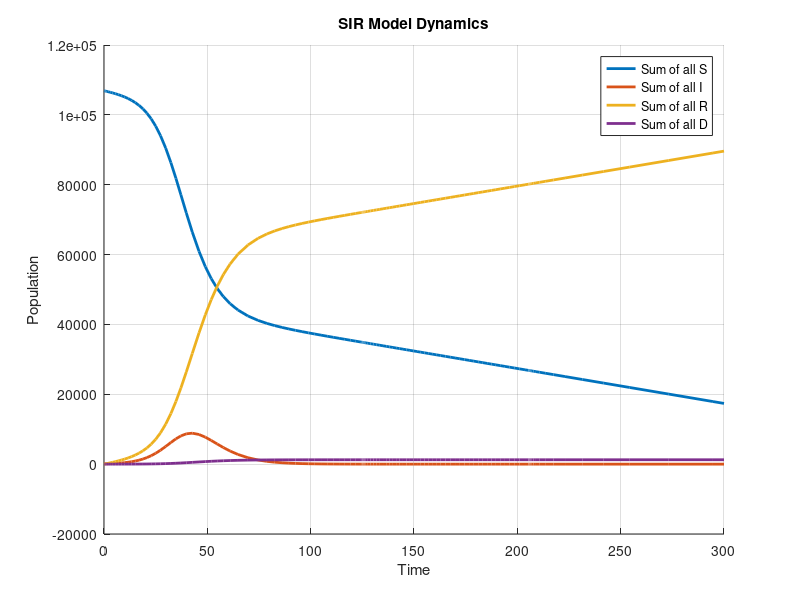

MATLAB code for this plot:
% SIR Model
close all
clc
clear

% Define the system of ODEs in a separate file named myThreeODE.m
function dydt = myODE(t, y)
    S_1 = y(1);
    S_2 = y(2);
    S_3 = y(3);
    S_4 = y(4);
    I_1 = y(5);
    I_2 = y(6);
    I_3 = y(7);
    I_4 = y(8);
    R_1 = y(9);
    R_2 = y(10);
    R_3 = y(11);
    R_4 = y(12);
    D_1 = y(13);
    D_2 = y(14);
    D_3 = y(15);
    D_4 = y(16);

    beta_1 = 2.5e-6; % infection likelihood 2.8e-4*2.5
    beta_2 = 5e-6; %1.87e-5*2.5
    beta_3 = 3e-6; %9.35e-6*2.5
    beta_4 = 5e-7; % 4.67e-6*2.5
    gamma_1 = 0.9987/5; % recovery rate from Omega
    gamma_2 = 0.997/5;
    gamma_3 = 0.957/5;
    gamma_4 = 0.886/5;
    nat_death_1 = 0; %0.0015/365; % natural death rate
    nat_death_2 = 0; %0.0016/365;
    nat_death_3 = 0; %0.0076/365;
    nat_death_4 = 0; %0.0755/365;
    I = I_1 + I_2 + I_3 + I_4;
    V = 3000/30;
    V_1 = 0;
    V_2 = 0;
    V_3 = 0;
    V_4 = 0;
    if S_1 > V
        V_1 = V;
    elseif S_2 > V
        V_2 = V;
    elseif S_3 > V
        V_3 = V;
    elseif S_4 > V
        V_4 = V;
    end
    dydt = [-1*beta_1*S_1 * I-1*nat_death_1*(S_1)-V_1;
        -1*beta_2*S_2 * I-1*nat_death_2*(S_2)-V_2;
        -1*beta_3*S_3 * I-1*nat_death_3*(S_3)-V_3;
        -1*beta_4*S_4 * I-1*nat_death_4*(S_4)-V_4;
        beta_1*I*S_1 - gamma_1*I_1 - nat_death_1*I_1;
        beta_2*I*S_2 - gamma_2*I_2 - nat_death_2*I_2;
        beta_3*I*S_3 - gamma_3*I_3 - nat_death_3*I_3;
        beta_4*I*S_4 - gamma_4*I_4 - nat_death_4*I_4;
        gamma_1*I_1 - nat_death_1*R_1+V_1;
        gamma_2*I_2 - nat_death_2*R_2+V_2;
        gamma_3*I_3 - nat_death_3*R_3+V_3;
        gamma_4*I_4 - nat_death_4*R_4+V_4;
        nat_death_1*(S_1+I_1+R_1)+((1-gamma_1*5)/5)*I_1;
        nat_death_2*(S_2+I_2+R_2)+((1-gamma_2*5)/5)*I_2;
        nat_death_3*(S_3+I_3+R_3)+((1-gamma_3*5)/5)*I_3;
        nat_death_4*(S_4+I_4+R_4)+((1-gamma_4*5)/5)*I_4;];
end

% Main script
tspan = [0 300]; % Time span
I_0 = 100;
N_total = 107000;
N_0 = N_total - I_0;
y0 = [N_0*0.2; N_0*0.35; N_0*0.3; N_0*0.15; I_0*0.25; I_0*0.25; I_0*0.25; I_0*0.25; 0; 0; 0; 0; 0; 0; 0; 0]; % Initial conditions

% Solve the system of ODEs
[t, y] = ode23(@myODE, tspan, y0);

% Plot the results
figure;
hold on;
% plot(t, y(:, 1), 'b','Linewidth',2, 'DisplayName', 'S_1 (Susceptible 1)');
% plot(t, y(:, 2), 'g', 'Linewidth', 2, 'DisplayName', 'S_2 (Susceptible 2)');
% plot(t, y(:, 3), 'r', 'Linewidth', 2, 'DisplayName', 'S_3 (Susceptible 3)');
% plot(t, y(:, 4), 'c', 'Linewidth', 2, 'DisplayName', 'S_4 (Susceptible 4)');
% plot(t, y(:, 5), 'b--', 'Linewidth', 2, 'DisplayName', 'I_1 (Infected 1)');
% plot(t, y(:, 6), 'g--', 'Linewidth', 2, 'DisplayName', 'I_2 (Infected 2)');
% plot(t, y(:, 7), 'r--', 'Linewidth', 2, 'DisplayName', 'I_3 (Infected 3)');
% plot(t, y(:, 8), 'c--', 'Linewidth', 2, 'DisplayName', 'I_4 (Infected 4)');
% plot(t, y(:, 9), 'b:', 'Linewidth', 2, 'DisplayName', 'R_1 (Recovered 1)');
% plot(t, y(:, 10), 'g:', 'Linewidth', 2, 'DisplayName', 'R_2 (Recovered 2)');
% plot(t, y(:, 11), 'r:', 'Linewidth', 2, 'DisplayName', 'R_3 (Recovered 3)');
% plot(t, y(:, 12), 'c:', 'Linewidth', 2, 'DisplayName', 'R_4 (Recovered 4)');
% plot(t, y(:, 13), 'b-.', 'Linewidth', 2, 'DisplayName', 'D_1 (Dead 1)');
% plot(t, y(:, 14), 'g-.', 'Linewidth', 2, 'DisplayName', 'D_2 (Dead 2)');
% plot(t, y(:, 15), 'r-.', 'Linewidth', 2, 'DisplayName', 'D_3 (Dead 3)');
% plot(t, y(:, 16), 'c-.', 'Linewidth', 2, 'DisplayName', 'D_4 (Dead 4)');
% Validation
S_sum = y(:, 1) + y(:, 2) + y(:, 3) + y(:, 4);
I_sum = y(:, 5) + y(:, 6) + y(:, 7) + y(:, 8);
R_sum = y(:, 9) + y(:, 10) + y(:, 11) + y(:, 12);
D_sum = y(:, 13) + y(:, 14) + y(:, 15) + y(:, 16);
sum_of_sums = S_sum + I_sum + R_sum + D_sum;

disp("Deaths: " + D_sum(end))
disp("Max I: " + max(I_sum))
total_infected = R_sum(end) + I_sum(end) + D_sum(end) - 3000*(300/30);
disp("Total I: " + total_infected)

% plot(t,sum_of_sums, 'Linewidth', 2, 'DisplayName', 'Sum of all graphs')
plot(t,S_sum, 'Linewidth', 2, 'DisplayName', 'Sum of all S')
plot(t,I_sum, 'Linewidth', 2, 'DisplayName', 'Sum of all I')
plot(t,R_sum, 'Linewidth', 2, 'DisplayName', 'Sum of all R')
plot(t,D_sum, 'Linewidth', 2, 'DisplayName', 'Sum of all D')
% plot(t, y(:, 16), 'c-.', 'Linewidth', 2, 'DisplayName', 'D_4 (Dead 4)');
round(sum_of_sums - N_total); % This sum should be equal to 0
% plot(t, sum_of_sums, 'c-.', 'Linewidth', 2, 'Sum of sums');
hold off;

xlabel('Time');
ylabel('Population');
title('SIR Model Dynamics');
legend show;
grid on;

